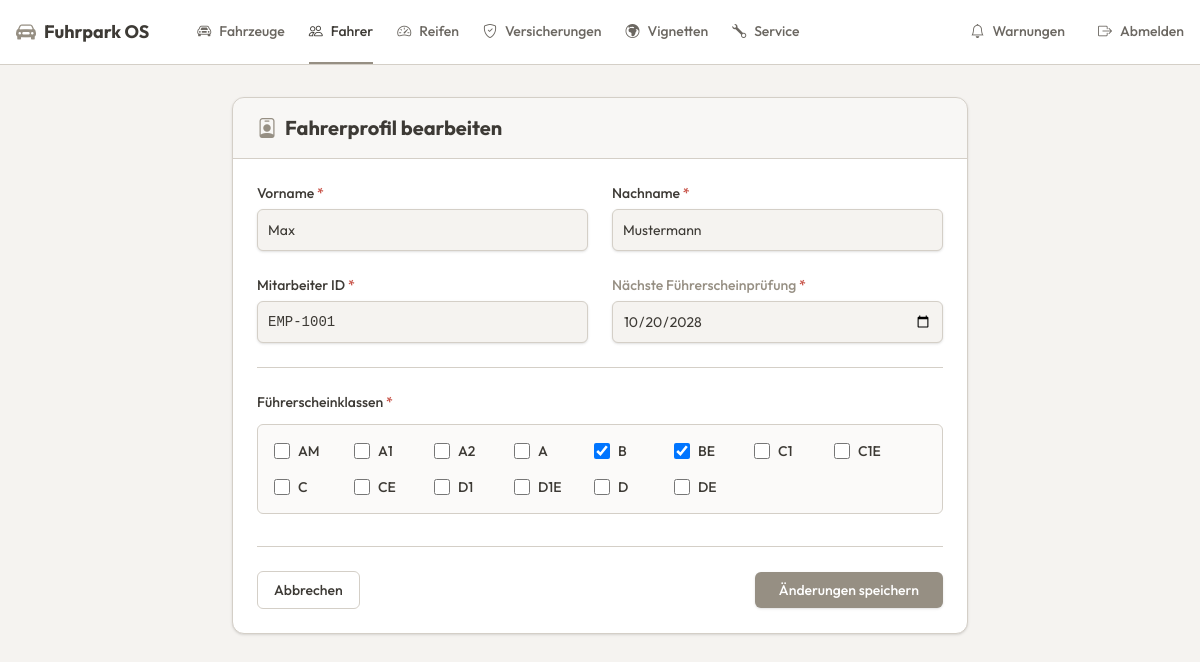
Page /views/drivers/driver_form.php?id=1 (signed in) on the committed database.
### tables this page shows
CREATE TABLE fahrer (
        id INTEGER PRIMARY KEY AUTOINCREMENT,
        vorname TEXT NOT NULL,
        nachname TEXT NOT NULL,
        mitarbeiter_id TEXT NOT NULL,
        fuehrerscheinklassen TEXT NOT NULL,
        naechste_pruefung TEXT NOT NULL
    );

### views/drivers/driver_form.php (the view, shortened to what this page needs)
<?php
require '../../config/db.php';
$id = null;
$vorname = '';
$nachname = '';
$mitarbeiter_id = '';
$saved_klassen = [];
$naechste_pruefung = '';
$pageTitle = "Fahrerprofil anlegen";
if (isset($_GET['id'])) {
    $id = $_GET['id'];
    $pageTitle = "Fahrerprofil bearbeiten";
    $stmt = $pdo->prepare("SELECT * FROM fahrer WHERE id = ?");
    $stmt->execute([$id]);
    $driver = $stmt->fetch(PDO::FETCH_ASSOC);
    if ($driver) {
        $vorname = $driver['vorname'];
        $nachname = $driver['nachname'];
        $mitarbeiter_id = $driver['mitarbeiter_id'];
        $naechste_pruefung = $driver['naechste_pruefung'];
        if (!empty($driver['fuehrerscheinklassen'])) {
            $saved_klassen = explode(', ', $driver['fuehrerscheinklassen']);
        }
    } else {
        die("Fahrereintrag nicht gefunden.");
    }
}
$inputClass = "w-full bg-background border border-border text-foreground text-sm rounded-md focus:ring-2 focus:ring-primary focus:border-primary block p-2.5 shadow-sm transition-shadow outline-none";
$labelClass = "block text-sm font-medium text-foreground mb-1.5";
?>
<!DOCTYPE html>
<html lang="de">
<head>
    <link href="https://cdn.jsdelivr.net/npm/bootstrap-icons@1.10.5/font/bootstrap-icons.css" rel="stylesheet">
    <script src="https://unpkg.com/@tailwindcss/browser@4"></script>
</head>
<body>
<?php include '../../components/navbar.php'; ?>
<main class="max-w-3xl mx-auto px-4 py-8">
    <div class="bg-card border border-border rounded-xl shadow-sm overflow-hidden">
        <div class="bg-muted/30 border-b border-border px-6 py-4">
            <h1 class="text-xl font-bold flex items-center gap-2">
                <i class="bi bi-person-badge text-primary"></i>
                <?= $pageTitle ?>
            </h1>
        </div>
        <form method="POST" action="driver_form.php" class="p-6">
            <div class="grid grid-cols-1 md:grid-cols-2 gap-6 mb-6">
                <div>
                    <label class="<?= $labelClass ?>">Vorname <span class="text-destructive">*</span></label>
                    <input type="text" name="vorname" class="<?= $inputClass ?>" value="<?= htmlspecialchars($vorname) ?>" required>
                </div>
                <div>
                    <label class="<?= $labelClass ?>">Nachname <span class="text-destructive">*</span></label>
                    <input type="text" name="nachname" class="<?= $inputClass ?>" value="<?= htmlspecialchars($nachname) ?>" required>
                </div>
                <div>
                    <label class="<?= $labelClass ?>">Mitarbeiter ID <span class="text-destructive">*</span></label>
                    <input type="text" name="mitarbeiter_id" class="<?= $inputClass ?> font-mono text-sm" value="<?= htmlspecialchars($mitarbeiter_id) ?>" required>
                </div>
                <div>
                    <label class="<?= $labelClass ?> text-primary">Nächste Führerscheinprüfung <span class="text-destructive">*</span></label>
                    <input type="date" name="naechste_pruefung" class="<?= $inputClass ?>" value="<?= htmlspecialchars($naechste_pruefung) ?>" required>
                </div>
            </div>
            <div class="mb-8 border-t border-border pt-6">
                <label class="<?= $labelClass ?>">Führerscheinklassen <span class="text-destructive">*</span></label>
                <div class="flex flex-wrap gap-4 mt-3 p-4 bg-muted/20 border border-border rounded-md">
                    <?php
                    $klassen_options = ['AM', 'A1', 'A2', 'A', 'B', 'BE', 'C1', 'C1E', 'C', 'CE', 'D1', 'D1E', 'D', 'DE'];
                    foreach ($klassen_options as $klasse):
                        $checked = in_array($klasse, $saved_klassen) ? 'checked' : '';
                        ?>
                        <label class="flex items-center gap-2 cursor-pointer w-16">
                            <input type="checkbox" name="klassen[]" value="<?= $klasse ?>" class="w-4 h-4 text-primary bg-background border-border rounded focus:ring-primary focus:ring-2" <?= $checked ?>>
                            <span class="text-sm font-medium text-foreground"><?= $klasse ?></span>
                        </label>
                    <?php endforeach; ?>
                </div>
            </div>
            <div class="flex items-center justify-between pt-6 border-t border-border">
                <a href="drivers_list.php" class="px-4 py-2 text-sm font-medium border border-border rounded-md text-foreground hover:bg-muted transition-colors">
                    Abbrechen
                </a>
                <button type="submit" class="px-6 py-2 text-sm font-medium bg-primary text-primary-foreground rounded-md shadow-sm hover:opacity-90 transition-opacity">
                    <?= $id ? 'Änderungen speichern' : 'Profil anlegen' ?>
                </button>
            </div>
        </form>
    </div>
</main>
</body>
</html>

### rows in the picture
fahrer: vorname "Max", nachname "Mustermann", mitarbeiter_id "EMP-1001", naechste_pruefung "10/20/2028"

### other values in the picture
$item[0] "Fahrzeuge"
$item[0] "Fahrer"
$item[0] "Reifen"
$item[0] "Versicherungen"
$item[0] "Vignetten"
$item[0] "Service"
$pageTitle "Fahrerprofil bearbeiten"
$klasse "AM"
$klasse "A1"
$klasse "A2"
$klasse "A"
$klasse "B"
$klasse "BE"
$klasse "C1"
$klasse "C1E"
